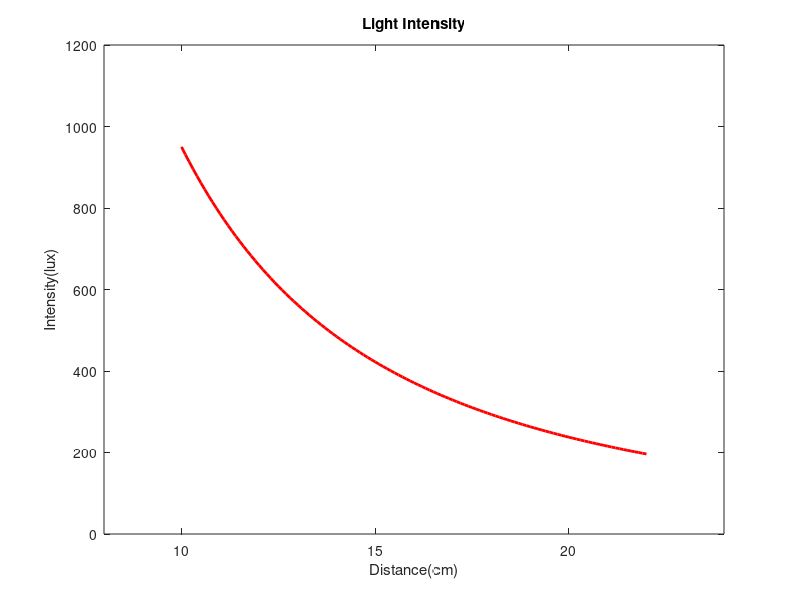

Here is the MATLAB script that generated this plot: (Note: this script raises an error after producing the figure.)
clear all; close all; clc;

clf;
x = [10 : 0.1 : 22];
y = 95000 ./ x .^ 2;
xd = [10 : 2 : 22];
yd = [950 640 460 340 250 180 140];
plot(x, y, '-', 'LineWidth', 2, 'Color', 'red');
xlabel('Distance(cm)');
ylabel('Intensity(lux)');
title('Light Intensity');
axis([8 24 0 1200]);
[a, b] = ginput(1);
text(a, b, 'Comparison between theory and experiment', 'EdgeColor', 'black', 'Color', 'r');
hold on;
plot(xd, yd, 'o--', 'Color', 'blue', 'LineWidth', 2, 'markersize', 3);
legend('Theory', 'Experiment');
hold off;
